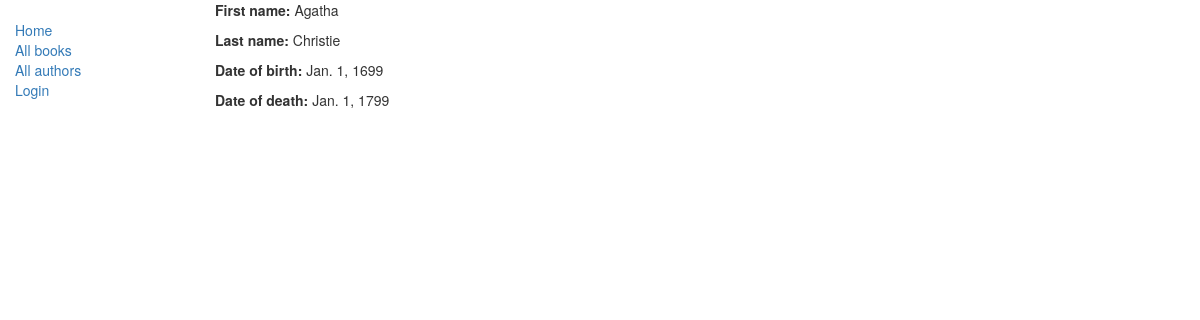
The page /catalog/authors/6/ on the database its author committed.
### catalog/models.py (models this page shows, shortened)
class Author(models.Model):
    first_name = models.CharField(max_length=100)
    last_name = models.CharField(max_length=100)
    date_of_birth = models.DateField(null=True, blank=True)
    date_of_death = models.DateField("Died", null=True, blank=True)

### catalog/views.py (the view)
# urls.py: path('authors/<int:pk>/', views.AuthorDetailView.as_view(), name='author-detail'),
class AuthorDetailView(generic.DetailView):
    model = Author

### catalog/templates/catalog/author_detail.html (shortened to what this page needs)
{% extends "base_generic.html" %}
{% block content %}
  <p><strong>First name:</strong> {{ author.first_name }}</p>
  <p><strong>Last name:</strong> {{ author.last_name }}</p>
  <p><strong>Date of birth:</strong> {{ author.date_of_birth }}</p>
  <p><strong>Date of death:</strong> {{ author.date_of_death }}</p>
{% endblock %}

### rows shown on the page
Author: first_name "Agatha", last_name "Christie", date_of_birth "Jan. 1, 1699", date_of_death "Jan. 1, 1799"
